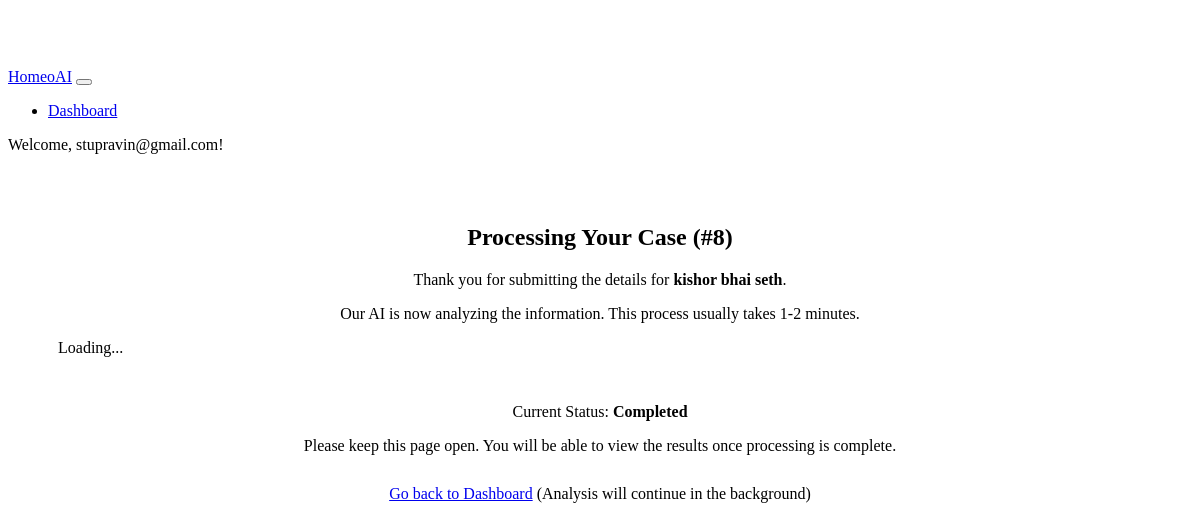
Page /case/8/wait/ (signed in) on the committed database.
### core/models.py (models this page shows, shortened)
class Case(models.Model):
    user = models.ForeignKey(settings.AUTH_USER_MODEL, on_delete=models.CASCADE, related_name='cases')
    created_at = models.DateTimeField(auto_now_add=True)
    updated_at = models.DateTimeField(auto_now=True)
    date = models.DateField(default=timezone.now, blank=True, null=True) # Made optional
    opd_no = models.CharField(max_length=50, blank=True, null=True)
    patient_name = models.CharField(max_length=200) # Required
    patient_age = models.CharField(max_length=20, blank=True, null=True)
    patient_sex = models.CharField(max_length=10, choices=[('Male', 'Male'), ('Female', 'Female'), ('Other', 'Other')], blank=True, null=True)
    patient_occupation = models.CharField(max_length=100, blank=True, null=True)
    patient_address = models.TextField(blank=True, null=True)
    patient_phone = models.CharField(max_length=20, blank=True, null=True)
    presenting_complaints = models.TextField() # Required
    history_of_present_illness = models.TextField(blank=True, null=True)
    past_history_vaccination = models.TextField(blank=True, null=True) # Corresponds to past_history.vaccination
    family_history = models.TextField(blank=True, null=True)
    personal_history = models.JSONField(blank=True, null=True, default=dict)
    menstrual_history = models.JSONField(blank=True, null=True, default=dict)
    physical_examination = models.JSONField(blank=True, null=True, default=dict)
    patient_as_person = models.TextField(blank=True, null=True)
    systemic_examination = models.TextField(blank=True, null=True)
    result_file_path = models.CharField(max_length=512, blank=True, null=True) # Store relative path?
    STATUS_CHOICES = [
        ('PENDING', 'Pending Analysis'),
        ('PROCESSING', 'Processing'),
        ('COMPLETED', 'Completed'),
        ('ERROR', 'Error'),
    ]
    status = models.CharField(max_length=20, choices=STATUS_CHOICES, default='PENDING')
    class Meta:
        ordering = ['-created_at']

### core/views.py (the view)
@login_required
def wait_for_results_view(request, case_id):
    case = get_object_or_404(Case, id=case_id, user=request.user)
    context = {"case": case, "case_status": case.status}
    return render(request, "waiting.html", context)

### templates/waiting.html (shortened to what this page needs)
{% extends 'base_generic.html' %}
{% block content %}
<div class="container waiting-container">
    <h2>Processing Your Case (#{{ case.id }})</h2>
    <p>Thank you for submitting the details for <strong>{{ case.patient_name|default:'the patient' }}</strong>.</p>
    <p>Our AI is now analyzing the information. This process usually takes 1-2 minutes.</p>
    <div class="spinner-border text-primary my-4" role="status">
        <span class="visually-hidden">Loading...</span>
    </div>
    <p>Current Status: <strong id="case-status">{{ case.get_status_display }}</strong></p>
    <p>Please keep this page open. You will be able to view the results once processing is complete.</p>
     <p style="margin-top: 30px;"><a href="{% url 'core:dashboard' %}">Go back to Dashboard</a> (Analysis will continue in the background)</p>
</div>
{% endblock %}

### templates/base_generic.html (shortened to what this page needs)
{% load static %}
<!DOCTYPE html>
<html lang="en">
<head>
</head>
<body>
    <nav class="navbar navbar-expand-md navbar-dark bg-dark fixed-top">
      <div class="container-fluid">
        <a class="navbar-brand" href="{% url 'core:home' %}">HomeoAI</a>
         <button class="navbar-toggler" type="button" data-bs-toggle="collapse" data-bs-target="#navbarCollapse" aria-controls="navbarCollapse" aria-expanded="false" aria-label="Toggle navigation">
         </button>
         <div class="collapse navbar-collapse" id="navbarCollapse">
           <ul class="navbar-nav me-auto mb-2 mb-md-0">
               <li class="nav-item"><a class="nav-link" href="{% url 'core:dashboard' %}">Dashboard</a></li>
           </ul>
           {% if user.is_authenticated %}
             <span class="navbar-text me-3">Welcome, {{ user.username }}!</span>
             <form action="{% url 'auth_app:logout' %}" method="post" class="logout-form">
                 <button type="submit" class="logout-button">Logout</button>
             </form>
           {% endif %}
         </div>
      </div>
    </nav>
    <main role="main">
        {% block content %}{% endblock %}
    </main>
</body>
</html>

### templates/waiting.html (style rules this page uses)
.waiting-container { text-align: center; padding: 50px; }
.spinner-border { width: 3rem; height: 3rem; }

### templates/base_generic.html (style rules this page uses)
body { padding-top: 60px; }
.logout-form { display: inline; }
.logout-button { background: none!important; border: none; padding: 0!important; color: rgba(255,255,255,.55); text-decoration: underline; cursor: pointer; font: inherit; }

### rows in the picture
Case: id "8", patient_name "kishor bhai seth", status "Completed"

### other values in the picture
{{ user.username }} "stupravin@gmail.com"
